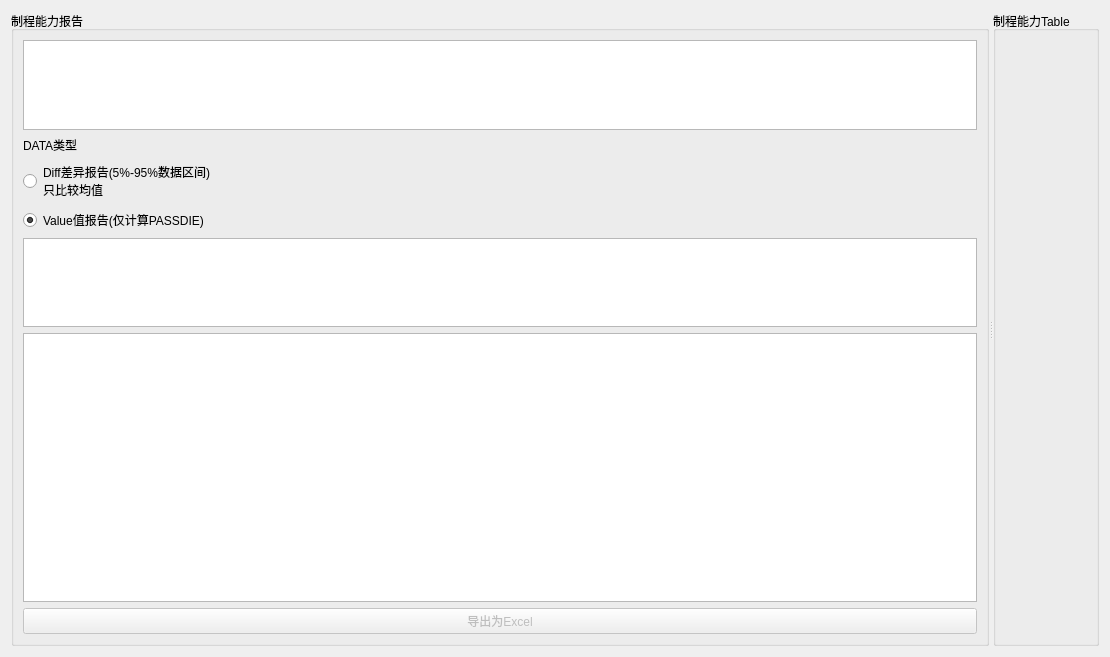
<?xml version="1.0" encoding="UTF-8"?>
<ui version="4.0">
 <class>Form</class>
 <widget class="QWidget" name="Form">
  <property name="geometry">
   <rect>
    <x>0</x>
    <y>0</y>
    <width>1110</width>
    <height>657</height>
   </rect>
  </property>
  <property name="windowTitle">
   <string>Processing Report</string>
  </property>
  <layout class="QGridLayout" name="gridLayout_2">
   <item row="0" column="0">
    <widget class="QSplitter" name="splitter">
     <property name="orientation">
      <enum>Qt::Horizontal</enum>
     </property>
     <widget class="QGroupBox" name="groupBox_2">
      <property name="title">
       <string>制程能力报告</string>
      </property>
      <layout class="QVBoxLayout" name="verticalLayout_2" stretch="1,0,1,1,1,3,0">
       <item>
        <widget class="QListView" name="listView_3"/>
       </item>
       <item>
        <widget class="QLabel" name="label">
         <property name="text">
          <string>DATA类型</string>
         </property>
        </widget>
       </item>
       <item>
        <widget class="QRadioButton" name="radioButton">
         <property name="text">
          <string>Diff差异报告(5%-95%数据区间)
只比较均值</string>
         </property>
        </widget>
       </item>
       <item>
        <widget class="QRadioButton" name="radioButton_2">
         <property name="text">
          <string>Value值报告(仅计算PASSDIE)</string>
         </property>
         <property name="checked">
          <bool>true</bool>
         </property>
        </widget>
       </item>
       <item>
        <widget class="QListView" name="listView_2">
         <property name="editTriggers">
          <set>QAbstractItemView::NoEditTriggers</set>
         </property>
        </widget>
       </item>
       <item>
        <widget class="QListView" name="listView">
         <property name="editTriggers">
          <set>QAbstractItemView::NoEditTriggers</set>
         </property>
        </widget>
       </item>
       <item>
        <widget class="QPushButton" name="pushButton">
         <property name="enabled">
          <bool>false</bool>
         </property>
         <property name="text">
          <string>导出为Excel</string>
         </property>
        </widget>
       </item>
      </layout>
     </widget>
     <widget class="QGroupBox" name="groupBox">
      <property name="title">
       <string>制程能力Table</string>
      </property>
      <layout class="QGridLayout" name="gridLayout">
       <item row="0" column="0">
        <layout class="QVBoxLayout" name="verticalLayout"/>
       </item>
      </layout>
     </widget>
    </widget>
   </item>
  </layout>
 </widget>
 <resources/>
 <connections/>
</ui>
